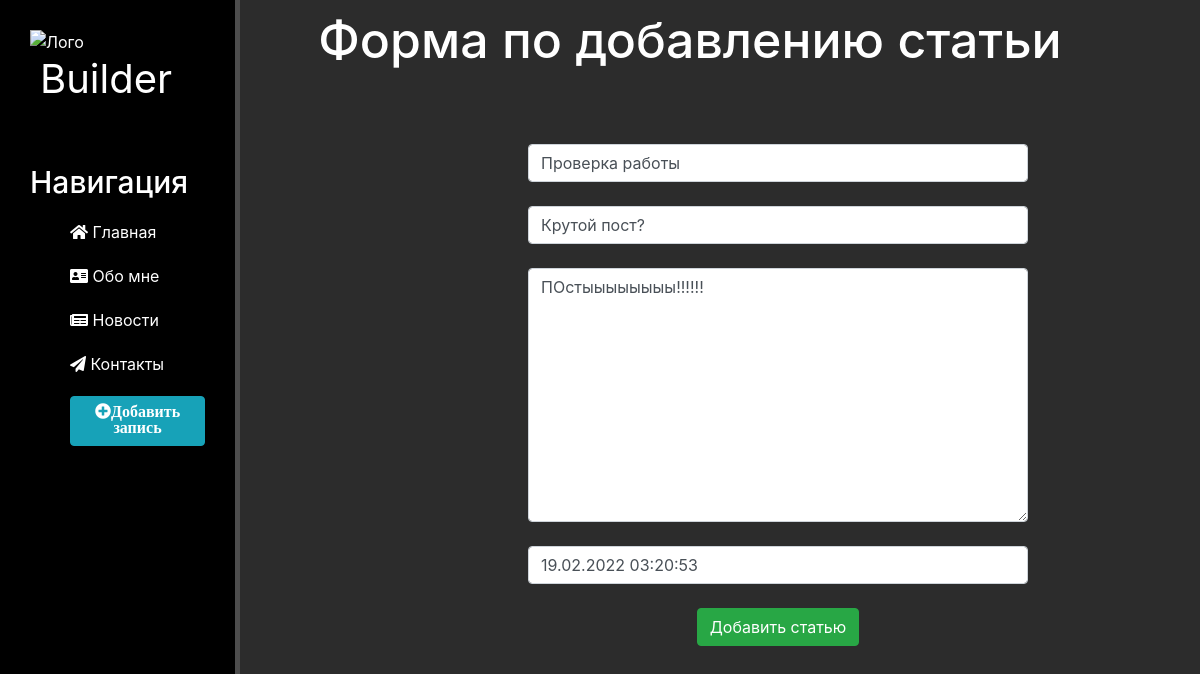
/news/1/update, run on the app's committed database.
### news/models.py (models this page shows, shortened)
class Articles(models.Model):
    title = models.CharField('Название', max_length=50)
    anons = models.CharField('Анонс', max_length=250)
    full_text = models.TextField('Текст статьи')
    date = models.DateTimeField('Дата публикации')
    class Meta:
        verbose_name = 'Новость'
        verbose_name_plural = 'Новости'

### news/views.py (the view)
# urls.py: path('<int:pk>/update', views.NewsUpdateView.as_view(), name= 'news-update'),
class NewsUpdateView(UpdateView):
    model = Articles
    template_name = 'news/create.html'
    form_class = ArticlesForm

### news/forms.py
class ArticlesForm(ModelForm):
    class Meta:
        model = Articles
        fields = ['title', 'anons', 'full_text', 'date']
        widgets = {
            "title": TextInput(attrs={
                'class': 'form-control',
                'placeholder': 'Название статьи'
            }),
            "anons": TextInput(attrs={
                'class': 'form-control',
                'placeholder': 'Анонс'
            }),
            "full_text": Textarea(attrs={
                'class': 'form-control',
                'placeholder': 'Текст статьи'
            }),
            "date": DateTimeInput(attrs={
                'class': 'form-control',
                'placeholder': 'Дата публикации'
            })
        }

### news/templates/news/create.html (shortened to what this page needs)
{% extends 'main/layout.html' %}
{% block content %}
   <div class="features">
      <h1>Форма по добавлению статьи</h1>
       <form method="post">
           {% csrf_token %}<br>
           {{ form.title }}<br>
           {{ form.anons }}<br>
           {{ form.full_text }}<br>
           {{ form.date }}<br>
           <button class="btn btn-success" type="submit">Добавить статью</button>
       </form>
   </div>
{% endblock %}

### main/static/main/css/main.css (style rules this page uses)
body { background: #2c2c2c; }
main .features { float: left; color: #fff; margin-top: 10px; text-align: center; width: 75%; }
main .features h1 { font-size: 50px; }
form { margin-left: 32%; width: 500px; margin-top: 50px; }

### data on the page
Articles: title "Проверка работы", anons "Крутой пост?", full_text "ПОстыыыыыыыы!!!!!!", date "19.02.2022 03:20:53"
